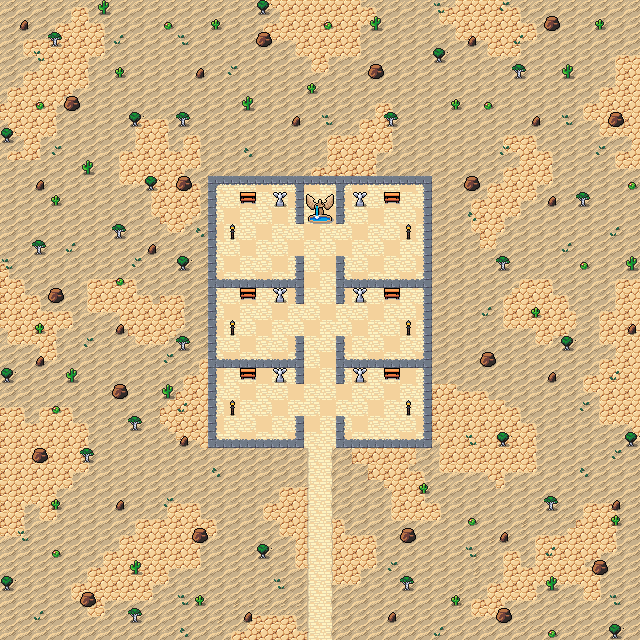

Below is a game level as drawn by its tile map, then a one-line description and the .tmx that defines it (tile-layer data replaced by summaries):
An orthogonal 40x40 tile map with 16x16 px tiles, 5 tile layers (Collision, Background, Floor Tiles, Walls and Ground, ...), 2 tilesets and 9 objects.

<map version="1.9" tiledversion="1.9.2" orientation="orthogonal" renderorder="right-down" width="40" height="40" tilewidth="16" tileheight="16" infinite="0" nextlayerid="8" nextobjectid="62">
 <editorsettings>
  <export target="wastetown..tmx" format="tmx" />
 </editorsettings>
 <tileset firstgid="1" source="../tileset/main.tsx" />
 <tileset firstgid="10113" source="../tileset/buildings.tsx" />
 <layer id="6" name="Collision" width="40" height="40">
  <data>[1600 cells, 122 non-empty, 10 distinct tile ids]</data>
 </layer>
 <layer id="1" name="Background" width="40" height="40">
  <data>[1600 cells, 1362 non-empty, 2 distinct tile ids]</data>
 </layer>
 <layer id="7" name="Floor Tiles" width="40" height="40" tintcolor="#fffcd9">
  <data>[1600 cells, 238 non-empty, 2 distinct tile ids]</data>
 </layer>
 <layer id="2" name="Walls and Ground" width="40" height="40">
  <data>[1600 cells, 704 non-empty, 44 distinct tile ids]</data>
 </layer>
 <layer id="3" name="Clutter" width="40" height="40">
  <properties>
   <property name="spriteLayer" type="bool" value="true" />
  </properties>
  <data>[1600 cells, 172 non-empty, 15 distinct tile ids]</data>
 </layer>
 <objectgroup id="4" name="Objects">
  <object id="38" template="../obj/entry_up.tx" x="312.5" y="448.5">
   <properties>
    <property name="teleport" value="" />
   </properties>
  </object>
  <object id="48" template="../obj/treasure.tx" x="224.254" y="272.356" />
  <object id="52" template="../obj/gold.tx" x="400.163" y="271.856" />
  <object id="56" template="../obj/enemy.tx" x="375.966" y="221.655">
   <properties>
    <property name="enemy" value="Monk" />
   </properties>
  </object>
  <object id="57" template="../obj/enemy.tx" x="253.641" y="222.989">
   <properties>
    <property name="enemy" value="Monk" />
   </properties>
  </object>
  <object id="58" template="../obj/enemy.tx" x="240.648" y="313.313">
   <properties>
    <property name="enemy" value="Monk" />
   </properties>
  </object>
  <object id="59" template="../obj/enemy.tx" x="384.126" y="314.313">
   <properties>
    <property name="enemy" value="Monk" />
   </properties>
  </object>
  <object id="60" template="../obj/enemy.tx" x="384.292" y="393.969">
   <properties>
    <property name="enemy" value="Monk" />
   </properties>
  </object>
  <object id="61" template="../obj/enemy.tx" x="240.648" y="393.969">
   <properties>
    <property name="enemy" value="Monk" />
   </properties>
  </object>
 </objectgroup>
</map>
